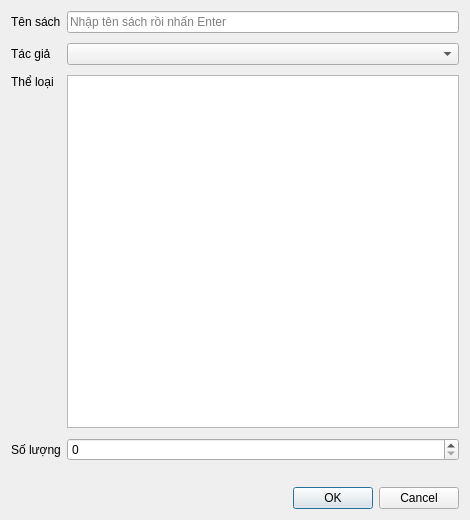
<?xml version="1.0" encoding="UTF-8"?>
<ui version="4.0">
 <class>BookEntryDialog</class>
 <widget class="QDialog" name="BookEntryDialog">
  <property name="geometry">
   <rect>
    <x>0</x>
    <y>0</y>
    <width>470</width>
    <height>520</height>
   </rect>
  </property>
  <property name="windowTitle">
   <string>Nhập sách</string>
  </property>
  <layout class="QVBoxLayout" name="verticalLayout">
   <item>
    <layout class="QGridLayout" name="formLayout">
     <property name="verticalSpacing">
      <number>10</number>
     </property>
     <item row="0" column="0">
      <widget class="QLabel" name="nameLabel">
       <property name="text">
        <string>Tên sách</string>
       </property>
      </widget>
     </item>
     <item row="0" column="1">
      <widget class="QLineEdit" name="nameEdit">
       <property name="placeholderText">
        <string>Nhập tên sách rồi nhấn Enter</string>
       </property>
      </widget>
     </item>
     <item row="1" column="0">
      <widget class="QLabel" name="authorLabel">
       <property name="text">
        <string>Tác giả</string>
       </property>
      </widget>
     </item>
     <item row="1" column="1">
      <widget class="QComboBox" name="authorCombo"/>
     </item>
     <item row="2" column="0">
      <widget class="QLabel" name="genreLabel">
       <property name="text">
        <string>Thể loại</string>
       </property>
       <property name="alignment">
        <set>Qt::AlignLeading|Qt::AlignLeft|Qt::AlignTop</set>
       </property>
      </widget>
     </item>
     <item row="2" column="1">
      <widget class="QListWidget" name="genreList">
       <property name="minimumSize">
        <size>
         <width>0</width>
         <height>140</height>
        </size>
       </property>
      </widget>
     </item>
     <item row="3" column="0">
      <widget class="QLabel" name="amountLabel">
       <property name="text">
        <string>Số lượng</string>
       </property>
      </widget>
     </item>
     <item row="3" column="1">
      <widget class="QSpinBox" name="amountSpin"/>
     </item>
    </layout>
   </item>
   <item>
    <widget class="QLabel" name="hintLabel">
     <property name="text">
      <string/>
     </property>
     <property name="wordWrap">
      <bool>true</bool>
     </property>
    </widget>
   </item>
   <item>
    <widget class="QDialogButtonBox" name="buttonBox">
     <property name="standardButtons">
      <set>QDialogButtonBox::Ok|QDialogButtonBox::Cancel</set>
     </property>
    </widget>
   </item>
  </layout>
 </widget>
 <resources/>
 <connections>
  <connection>
   <sender>buttonBox</sender>
   <signal>accepted()</signal>
   <receiver>BookEntryDialog</receiver>
   <slot>accept()</slot>
   <hints>
    <hint type="sourcelabel">
     <x>248</x>
     <y>254</y>
    </hint>
    <hint type="destinationlabel">
     <x>157</x>
     <y>274</y>
    </hint>
   </hints>
  </connection>
  <connection>
   <sender>buttonBox</sender>
   <signal>rejected()</signal>
   <receiver>BookEntryDialog</receiver>
   <slot>reject()</slot>
   <hints>
    <hint type="sourcelabel">
     <x>316</x>
     <y>260</y>
    </hint>
    <hint type="destinationlabel">
     <x>286</x>
     <y>274</y>
    </hint>
   </hints>
  </connection>
 </connections>
</ui>
